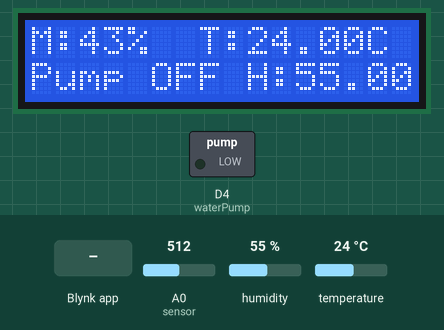
Simulated run of this sketch. Board: ESP8266 (NodeMCU). On the bench: 16×2 character LCD, switched loads named in the sketch (green lamp = pin HIGH). The inputs (shaded band) are chosen by the test bench; at power-on: temperature 24 °C, A0 (sensor) = 512, humidity 55 %. WiFi joins after 1.5 s; servers stay silent unless stated; what the sketch prints to the serial monitor is not drawn.

Above: at 13.0 s.
13.1 s: temperature set to 26 °C
At 15.4 s:
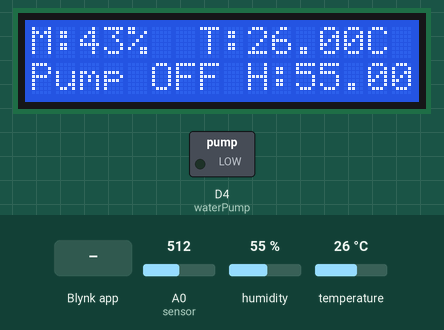
16.4 s: temperature set to 29 °C
At 18.5 s:
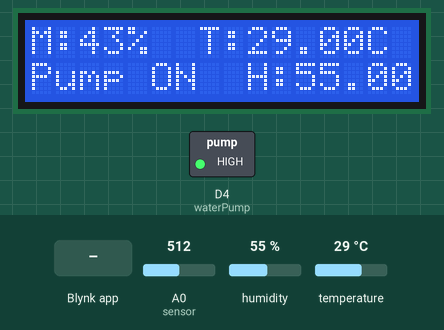
18.9 s: A0 (sensor) set to 655
At 20.4 s:
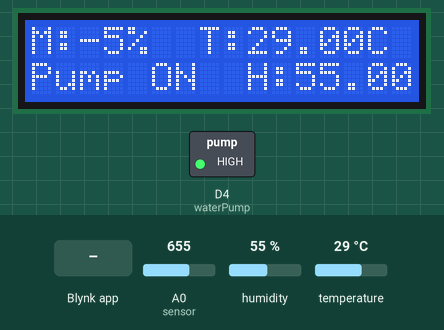
21.4 s: A0 (sensor) set to 682
At 23.5 s:
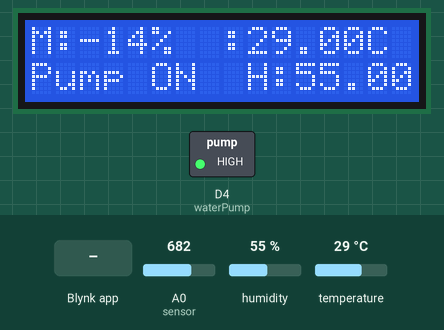
23.9 s: Blynk app writes 0 to V1
At 24.7 s:
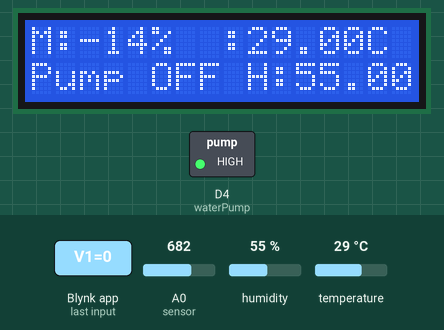
26.4 s: temperature set to 12 °C
At 28.6 s:
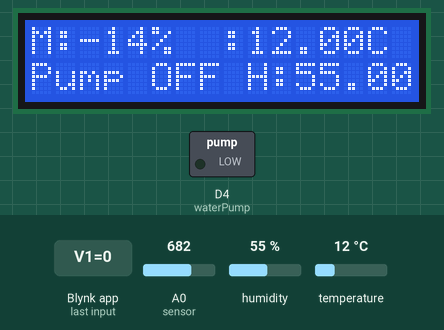
Timing chart, 0 to 29.9 s (numbered marks = the images above; inputs shaded):
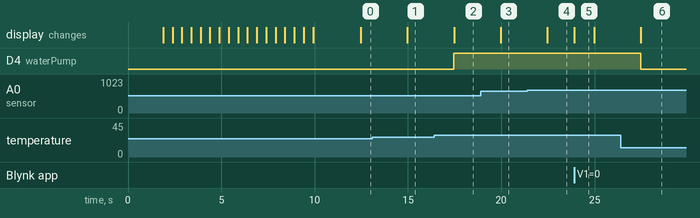

Measured:
- the behaviour switches between 27 and 28 °C on temperature (found by bisection; images 1 and 2)
- the behaviour switches between 668 and 669 on A0 (sensor) (found by bisection; images 3 and 4)
- after the input at 13.1 s, the display: changes after 1.9 s (image 1)
- after the input at 16.4 s, D4 (waterPump): LOW → HIGH after 1.1 s; the display: changes after 1.1 s (image 2)
- after the input at 18.9 s, the display: changes after 1.1 s (image 3)
- after the input at 21.4 s, the display: changes after 1.1 s (image 4)
- after the input at 23.9 s, the display: changes at once (image 5)
- after the input at 26.4 s, D4 (waterPump): HIGH → LOW after 1.1 s; the display: changes after 1.1 s (image 6)

The sketch:

V2Plant_watering_system_with_new_blynk.ino
```cpp
#define BLYNK_TEMPLATE_ID "TMPL6cTjY7bAv"
#define BLYNK_TEMPLATE_NAME "Plant Watering System"

#include <LiquidCrystal_I2C.h>
#define BLYNK_PRINT Serial
#include <ESP8266WiFi.h>
#include <BlynkSimpleEsp8266.h>
#include <DHT.h>

LiquidCrystal_I2C lcd(0x27, 16, 2);

char auth[] = "M5qraoxNLuO8nGSA82icHgef_EIIaCKT";
char ssid[] = "Warkop";
char pass[] = "rina1688";

DHT dht(D3, DHT11);

BlynkTimer timer;
bool Relay = 0;
bool autoMode = true;

#define sensor A0
#define waterPump D4

void setup() {
  Serial.begin(9600);
  Serial.println("Menghubungkan ke Wi-Fi dan Blynk...");
  Blynk.begin(auth, ssid, pass, "blynk.cloud", 80);

  if (Blynk.connected()) {
    Serial.println("Berhasil terhubung ke Blynk!");
  } else {
    Serial.println("Gagal terhubung ke Blynk!");
  }

  pinMode(waterPump, OUTPUT);
  digitalWrite(waterPump, LOW);
  lcd.init();
  lcd.backlight();

  lcd.setCursor(1, 0);
  lcd.print("System Loading");
  for (int a = 0; a <= 15; a++) {
    lcd.setCursor(a, 1);
    lcd.print(".");
    delay(500);
  }
  lcd.clear();

  timer.setInterval(2500L, DHT11sensor);
  timer.setInterval(2500L, soilMoistureSensor);
}

BLYNK_WRITE(V1) {
  Relay = param.asInt();
  if (Relay == 1) {
    autoMode = false;
    digitalWrite(waterPump, HIGH);
    lcd.setCursor(0, 1);
    lcd.print("Pump ON");
  } else {
    autoMode = true;
    lcd.setCursor(0, 1);
    lcd.print("Pump OFF");
  }
}

void DHT11sensor() {
  float h = dht.readHumidity();
  float t = dht.readTemperature();

  if (isnan(h) || isnan(t)) {
    Serial.println("Failed to read from DHT sensor!");
    return;
  }

  lcd.setCursor(7, 0);
  lcd.print("T:");
  lcd.print(t);
  lcd.print("C  ");

  lcd.setCursor(9, 1);
  lcd.print("H:");
  lcd.print(h);
  lcd.print("%  ");

  Blynk.virtualWrite(V3, t);
  Blynk.virtualWrite(V2, h);
}

void soilMoistureSensor() {
    int rawValue = analogRead(sensor);
    int moistureValue = map(rawValue, 340, 640, 0, 100);
    moistureValue = (moistureValue - 100) * -1;

    Blynk.virtualWrite(V0, moistureValue);


    lcd.setCursor(0, 0);
    lcd.print("M:");
    lcd.print(moistureValue);
    lcd.print("%  ");

    float temperature = dht.readTemperature();
    float humidity = dht.readHumidity();

    if (isnan(temperature) || isnan(humidity)) {
        Serial.println("Failed to read from DHT sensor!");
        return;
    }

    if (autoMode) {
        if (moistureValue < 50 && temperature > 27.0) {
            digitalWrite(waterPump, HIGH);
            lcd.setCursor(0, 1);
            lcd.print("Pump ON ");
            Blynk.virtualWrite(V1, "ON");
        } else {
            digitalWrite(waterPump, LOW);
            lcd.setCursor(0, 1);
            lcd.print("Pump OFF");
            Blynk.virtualWrite(V1, "OFF");
        }
    }
}

void loop() {
  Blynk.run();
  timer.run();
}
```
